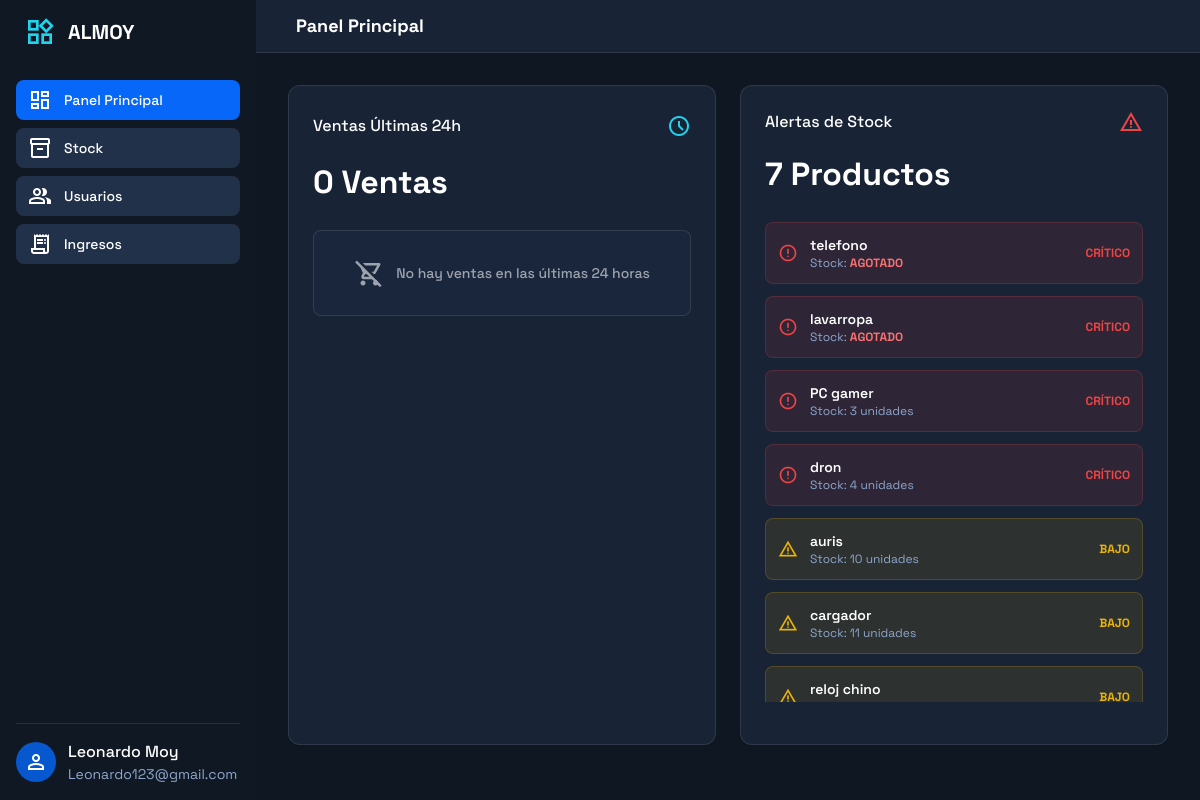
The page /Panel de Admin/admin.php (signed in) on the database its author committed.
### tables this page shows
CREATE TABLE `stock` (
  `id_producto` int(11) NOT NULL,
  `nombre` varchar(200) NOT NULL,
  `descripcion` text DEFAULT NULL,
  `precio` decimal(10,2) NOT NULL DEFAULT 0.00,
  `id_categoria` int(11) NOT NULL,
  `imagen_url` varchar(500) DEFAULT NULL,
  `stock` int(11) NOT NULL DEFAULT 0,
  `estado` enum('activo','inactivo','descontinuado') DEFAULT 'activo',
  `fecha_creacion` timestamp NOT NULL DEFAULT current_timestamp(),
  `fecha_actualizacion` timestamp NOT NULL DEFAULT current_timestamp() ON UPDATE current_timestamp()
);

### Panel de Admin/admin.php (the view, shortened to what this page needs)
<?php
require_once '../conexion.php';
$nombre_usuario = $_SESSION['usuario_nombre'];
$correo_usuario = $_SESSION['usuario_correo'];
$stock_critico = 5;
$stock_bajo = 15;
$query = "SELECT id_producto, nombre, stock FROM stock WHERE stock <= ? ORDER BY stock ASC";
$stmt = $conn->prepare($query);
$stmt->bind_param("i", $stock_bajo);
$stmt->execute();
$resultado = $stmt->get_result();
$alertas = [];
$total_alertas = 0;
while ($producto = $resultado->fetch_assoc()) {
    $alertas[] = $producto;
    $total_alertas++;
}
$query_ventas_24h = "SELECT COUNT(*) as total_ventas, COALESCE(SUM(total), 0) as total_monto
                     FROM ventas
                     WHERE fecha_venta >= DATE_SUB(NOW(), INTERVAL 24 HOUR)";
$result_24h = $conn->query($query_ventas_24h);
$ventas_24h = $result_24h->fetch_assoc();
$total_ventas_24h = $ventas_24h['total_ventas'];
$ultimas_ventas = [];
?>
<!DOCTYPE html>
<html class="dark" lang="es">
<head>
<script src="https://cdn.tailwindcss.com?plugins=forms,container-queries"></script>
</head>
<body class="bg-background-light dark:bg-background-dark font-display text-gray-800 dark:text-white">
<div class="flex h-screen">
<aside class="w-64 bg-[#101823] flex flex-col p-4 shrink-0">
<div class="flex items-center gap-3 mb-8 px-2">
<span class="material-symbols-outlined text-secondary" style="font-size: 32px;">widgets</span>
<h1 class="text-white text-xl font-bold">ALMOY</h1>
</div>
<nav class="flex flex-col gap-2">
  <a href="admin.php"
   class="flex items-center gap-3 px-3 py-2 rounded-lg bg-primary text-white transition-colors">
    <span class="material-symbols-outlined text-white">dashboard</span>
    <p class="text-white text-sm font-medium">Panel Principal</p>
  </a>
  <a href="stock.php"
   class="flex items-center gap-3 px-3 py-2 rounded-lg bg-[#21314a] hover:bg-[#2b3e5a] transition-colors">
    <span class="material-symbols-outlined text-white">inventory_2</span>
    <p class="text-white text-sm font-medium">Stock</p>
  </a>
  <a href="usuarios.php"
   class="flex items-center gap-3 px-3 py-2 rounded-lg bg-[#21314a] hover:bg-[#2b3e5a] transition-colors">
    <span class="material-symbols-outlined text-white">group</span>
    <p class="text-white text-sm font-medium">Usuarios</p>
  </a>
  <a href="ingresos.php"
   class="flex items-center gap-3 px-3 py-2 rounded-lg bg-[#21314a] hover:bg-[#2b3e5a] transition-colors">
    <span class="material-symbols-outlined text-white">receipt_long</span>
    <p class="text-white text-sm font-medium">Ingresos</p>
  </a>
</nav>
<div class="mt-auto">
<div class="flex items-center gap-3 border-t border-white/10 pt-4">
<div class="bg-primary/80 flex items-center justify-center rounded-full size-10">
<span class="material-symbols-outlined text-white text-2xl">person</span>
</div>
<div class="flex flex-col">
<h1 class="text-white text-base font-medium"><?php echo htmlspecialchars($nombre_usuario); ?></h1>
<p class="text-[#8ea7cc] text-sm font-normal"><?php echo htmlspecialchars($correo_usuario); ?></p>
</div>
</div>
</div>
</aside>
<main class="flex-1 flex flex-col overflow-hidden">
<header class="flex items-center justify-between whitespace-nowrap border-b border-solid border-gray-200 dark:border-white/10 px-10 py-3 bg-white dark:bg-[#182335]">
<div class="flex items-center gap-4 text-white">
<h2 class="text-gray-800 dark:text-white text-lg font-bold">Panel Principal</h2>
</div>
</header>
<div class="p-6 lg:p-8">
<div class="grid grid-cols-1 md:grid-cols-2 lg:grid-cols-2 gap-6" style="height: calc(100vh - 140px);">
<div class="flex flex-col gap-2 rounded-xl border border-gray-200 dark:border-white/10 p-6 bg-white dark:bg-[#182335] shadow-sm hover:shadow-md transition-shadow overflow-hidden">
<div class="flex items-center justify-between mb-2 flex-shrink-0">
<p class="text-gray-600 dark:text-white text-base font-medium">Ventas Últimas 24h</p>
<span class="material-symbols-outlined text-secondary text-2xl">schedule</span>
</div>
<p class="text-gray-800 dark:text-white tracking-light text-[32px] font-bold truncate flex-shrink-0">
<?php echo $total_ventas_24h; ?> Venta<?php echo $total_ventas_24h != 1 ? 's' : ''; ?>
</p>
<div class="flex flex-col gap-3 mt-4 overflow-y-auto flex-1" style="max-height: calc(100vh - 320px);">
<?php if (count($ultimas_ventas) > 0): ?>
    <?php foreach ($ultimas_ventas as $venta): ?>
        <?php
        $tiempo_transcurrido = time() - strtotime($venta['fecha_venta']);
        $horas = floor($tiempo_transcurrido / 3600);
        $minutos = floor(($tiempo_transcurrido % 3600) / 60);
        $tiempo_texto = $horas > 0 ? "Hace {$horas}h" : "Hace {$minutos}min";
        $metodo = $venta['metodo_pago'];
        $color_metodo = 'blue';
        if ($metodo == 'Efectivo') $color_metodo = 'green';
        elseif ($metodo == 'Transferencia Bancaria') $color_metodo = 'purple';
        ?>
        <div class="flex items-center gap-3 p-3 bg-gray-50 dark:bg-[#21314a]/50 border border-gray-200 dark:border-white/10 rounded-lg">
            <span class="material-symbols-outlined text-secondary text-xl">receipt</span>
            <div class="flex-1">
                <p class="text-gray-900 dark:text-white text-sm font-semibold">
                    Venta #<?php echo $venta['id_venta']; ?>
                </p>
                <p class="text-gray-600 dark:text-[#8ea7cc] text-xs">
                    <?php echo $tiempo_texto; ?> •
                    <span class="text-<?php echo $color_metodo; ?>-500"><?php echo $metodo; ?></span>
                </p>
            </div>
            <span class="text-green-500 text-sm font-bold">
                $<?php echo number_format($venta['total'], 2); ?>
            </span>
        </div>
    <?php endforeach; ?>
<?php else: ?>
    <div class="flex items-center justify-center gap-3 p-6 bg-gray-50 dark:bg-[#21314a]/30 border border-gray-200 dark:border-white/10 rounded-lg">
        <span class="material-symbols-outlined text-gray-400 text-3xl">shopping_cart_off</span>
        <p class="text-gray-500 dark:text-gray-400 text-sm font-medium">
            No hay ventas en las últimas 24 horas
        </p>
    </div>
<?php endif; ?>
</div>
</div>
<div class="flex flex-col gap-2 rounded-xl border border-gray-200 dark:border-white/10 p-6 bg-white dark:bg-[#182335] shadow-sm hover:shadow-md transition-shadow overflow-hidden">
<div class="flex items-center justify-between mb-2 flex-shrink-0">
<p class="text-gray-600 dark:text-white text-base font-medium">Alertas de Stock</p>
<?php if ($total_alertas > 0): ?>
<span class="material-symbols-outlined text-red-500">warning</span>
<?php else: ?>
<span class="material-symbols-outlined text-green-500">check_circle</span>
<?php endif; ?>
</div>
<p class="text-gray-800 dark:text-white tracking-light text-[32px] font-bold truncate flex-shrink-0">
<?php echo $total_alertas; ?> Producto<?php echo $total_alertas != 1 ? 's' : ''; ?>
</p>
<div class="flex flex-col gap-3 overflow-y-auto flex-1 mt-4" style="max-height: calc(100vh - 320px);">
<?php if ($total_alertas > 0): ?>
    <?php foreach ($alertas as $alerta): ?>
        <?php
        $es_critico = $alerta['stock'] <= $stock_critico;
        $color_class = $es_critico ? 'red' : 'yellow';
        $nivel = $es_critico ? 'CRÍTICO' : 'BAJO';
        ?>
        <div class="flex items-center gap-3 p-3 bg-<?php echo $color_class; ?>-500/10 border border-<?php echo $color_class; ?>-500/20 rounded-lg flex-shrink-0">
            <span class="material-symbols-outlined text-<?php echo $color_class; ?>-500 text-xl">
            </span>
            <div class="flex-1 min-w-0">
                <p class="text-gray-900 dark:text-white text-sm font-semibold truncate">
                    <?php echo htmlspecialchars($alerta['nombre']); ?>
                </p>
                <p class="text-gray-600 dark:text-[#8ea7cc] text-xs">
                    <?php
                    if ($alerta['stock'] == 0) {
                        echo 'Stock: <span class="font-bold text-red-600 dark:text-red-400">AGOTADO</span>';
                    } else {
                        echo 'Stock: ' . $alerta['stock'] . ' unidades';
                    }
                    ?>
                </p>
            </div>
            <span class="text-<?php echo $color_class; ?>-500 text-xs font-bold whitespace-nowrap">
                <?php echo $nivel; ?>
            </span>
        </div>
    <?php endforeach; ?>
<?php endif; ?>
</div>
</div>
</div>
</div>
</main>
</div>
</body>
</html>

### Panel de Admin/admin.php (style rules this page uses)
.material-symbols-outlined { font-variation-settings: 'FILL' 0, 'wght' 400, 'GRAD' 0, 'opsz' 24 }

### rows shown on the page
stock: nombre "telefono", shows "Stock:", stock "CRÍTICO"
stock: nombre "lavarropa", shows "Stock:", stock "CRÍTICO"
stock: nombre "PC gamer", stock "3", stock "CRÍTICO"
stock: nombre "dron", stock "4", stock "CRÍTICO"
stock: nombre "auris", stock "10", stock "BAJO"
stock: nombre "cargador", stock "11", stock "BAJO"
stock: nombre "reloj chino", stock "BAJO"

### other values the page prints
$nombre_usuario "Leonardo Moy"
$correo_usuario "Leonardo123@gmail.com"
$total_ventas_24h "0"
$total_alertas "7"
